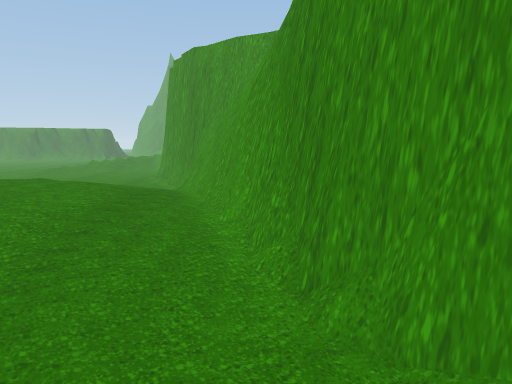
View 1 (above)

16 first-person views from a walk through a 3-D level made in the Unity game engine. The camera is 1.2 m above the floor, tilts 8° down and sees 70° across. The floor is counted in squares, 0.5 m on a side. Each view is taken from the middle of a square. On the plan, view 1 faces up. The plan holds only what a view shows up to about 20 squares ahead; the rest is blank. The place goes on beyond the plan. The player is left out.

View 2
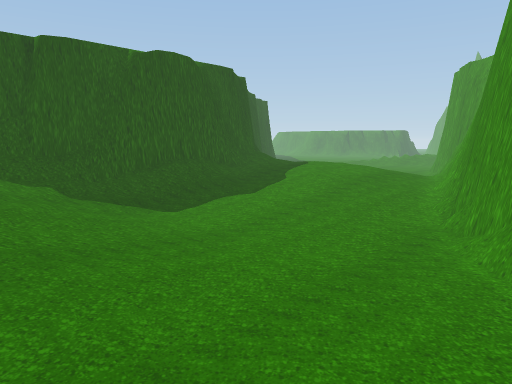

View 3
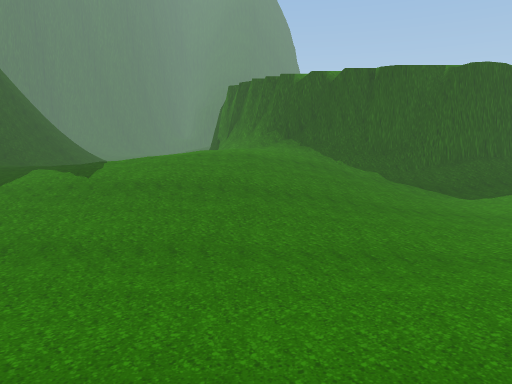

View 4
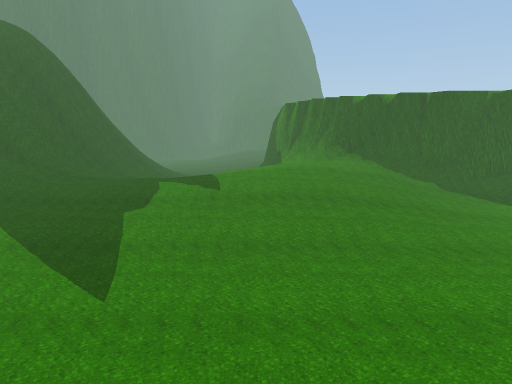

View 5
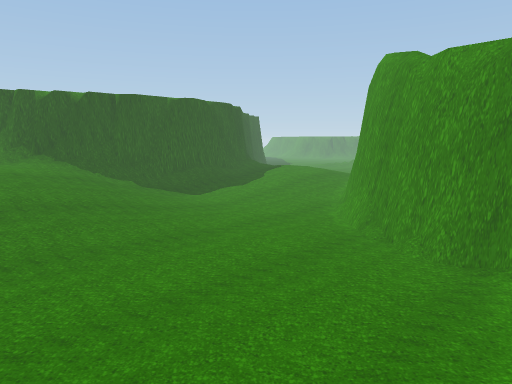

View 6
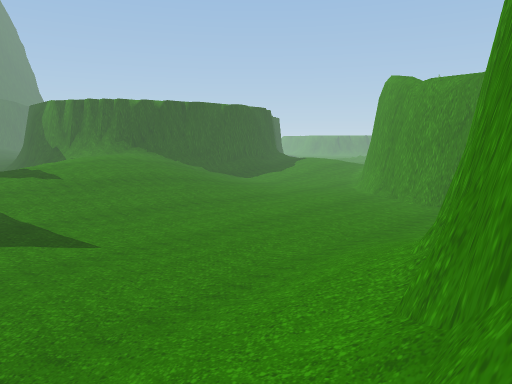

View 7
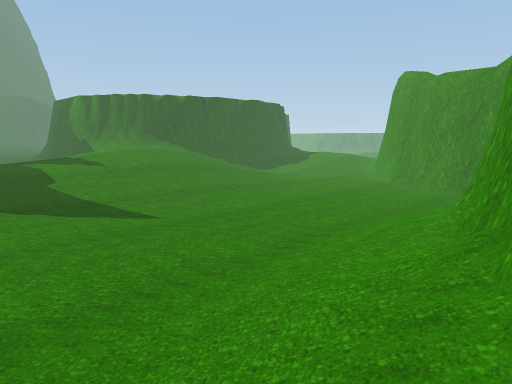

View 8
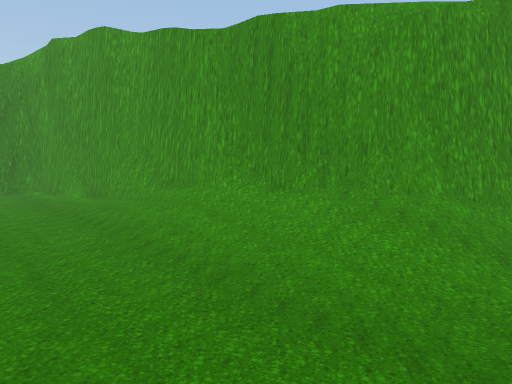

View 9
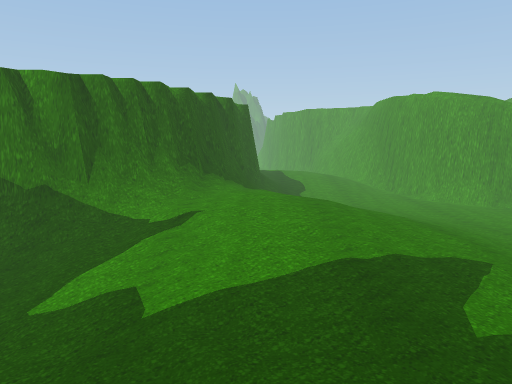

View 10
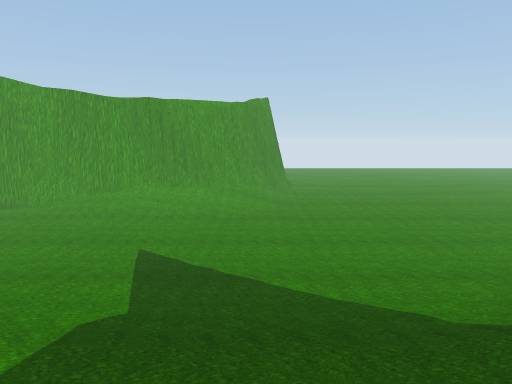

View 11
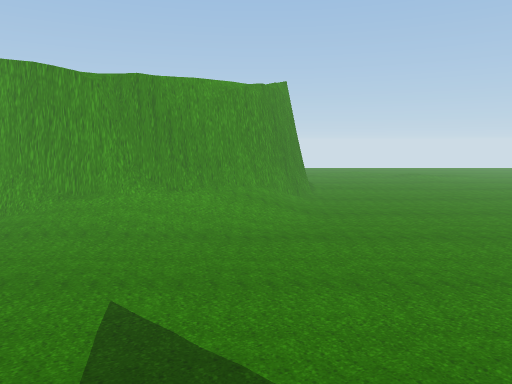

View 12
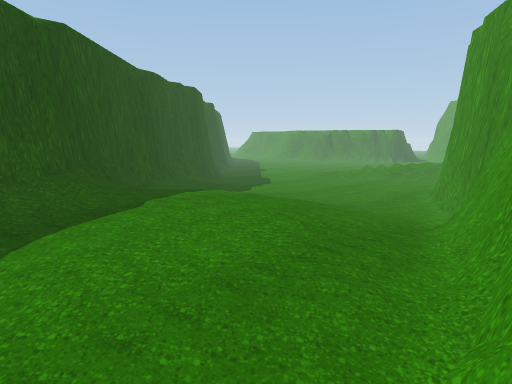

View 13
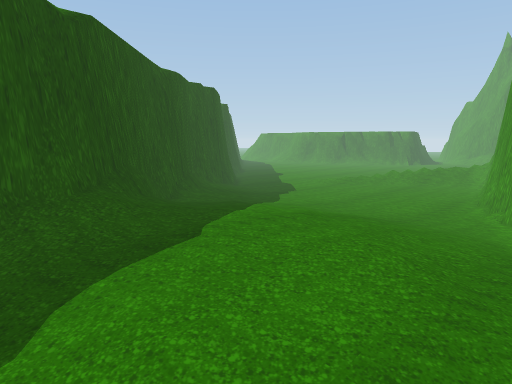

View 14
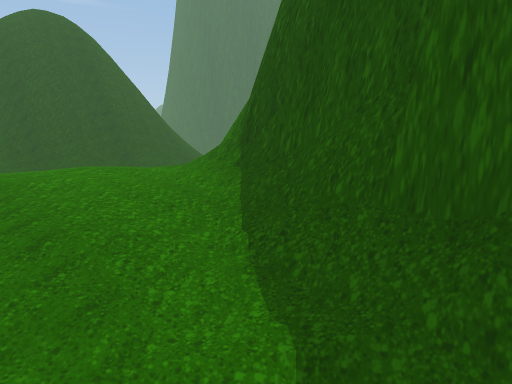

View 15
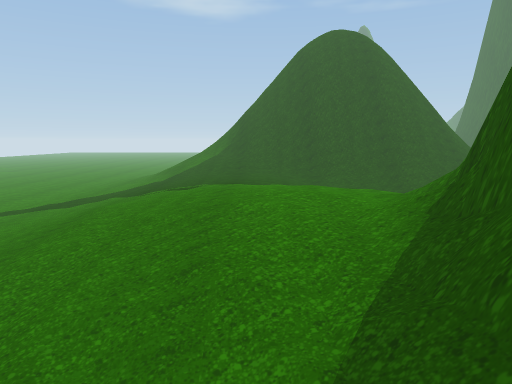

View 16
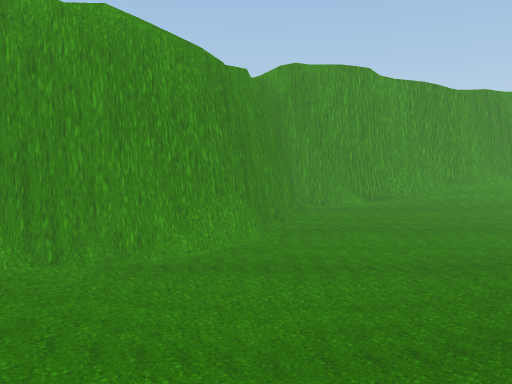

### Floor plan
Key: @ floor where view 1 was taken; # wall or solid block; . main floor; : floor 0.25 m higher than the main floor; + floor 0.5 m higher than the main floor; * floor 0.75 m higher than the main floor; % floor 1 m higher than the main floor; / step, stairs or slope; = window, fence, low wall or low ledge.
Columns run from 15 left of view 1 to 16 right of it. Each row starts with its distance up from view 1.
 25      ....#
 24     .....#
 23    ......##
 22   .......=#
 21  .........##
 20 ..........=#
 19 ...........##
 18 ...........###
 17 :.:.........=#
 16 :::::::::::.=#
 15 ::::::::::::=##
 14 #:::::+++::::=#
 13 #=::+++++++::=#
 12 ###+++++++++:###
 11  ##++++++++++ ##
 10   ##**+**+++++=#
  9    ## *+*+++++##
  8     #=***++++::##
  7     ##/*+++++::##
  6      #=+++++:::=#
  5      ##+++:::::.##
  4       #/::::::..=#
  3       #//::::....##
  2       #//:.......###
  1      ##//.........=##
  0      ##/:......@...=###
 -1      #=::............#####
 -2     ###/:::............==#
 -3     ##//::::.............#
 -4    ##=//++:::............##
 -5    ###/*++/:::............#
 -6    #=/%**+++:::...........#
 -7   ###%%***++:::...........##
 -8 ####/%%%***++::...........=#
 -9 ##=/%%%%%**++:::.........:=#
-10 #=//%%%%%**+/:::.........:/#
-11 =/**/%%%%***+:::.........//#
-12 //+****%***++:::.........//##
-13 ::++*******++:::........./+##
-14  ::++******++:::........./:=#
-15  ::+++****+++:::.........:: #
-16   ::+++***+++:::..........//##
-17    :+++**++++:::..........:/###
-18      ++**++++:::...........//=##
-19 ///+++++**+++:::............/:=#
-20 /////++***+++:::...............#
-21 //////*****++:::................

Where each view was taken, in squares from view 1:
view 1: 0 up, 0 right, facing up
view 2: 6 down, 4 right, facing up-left
view 3: 8 down, 8 right, facing left
view 4: 12 down, 11 right, facing left
view 5: 12 down, 11 right, facing up-left
view 6: 19 down, 14 right, facing up-left
view 7: 21 down, 14 right, facing up-left
view 8: 21 down, 5 right, facing up-right
view 9: 21 down, 9 left, facing up
view 10: 19 down, 8 left, facing right
view 11: 18 down, 3 left, facing right
view 12: 5 up, 0 right, facing up-left
view 13: 5 up, 2 left, facing up-left
view 14: 1 down, 6 left, facing down-left
view 15: 1 down, 8 left, facing down
view 16: 0 up, 8 left, facing right
